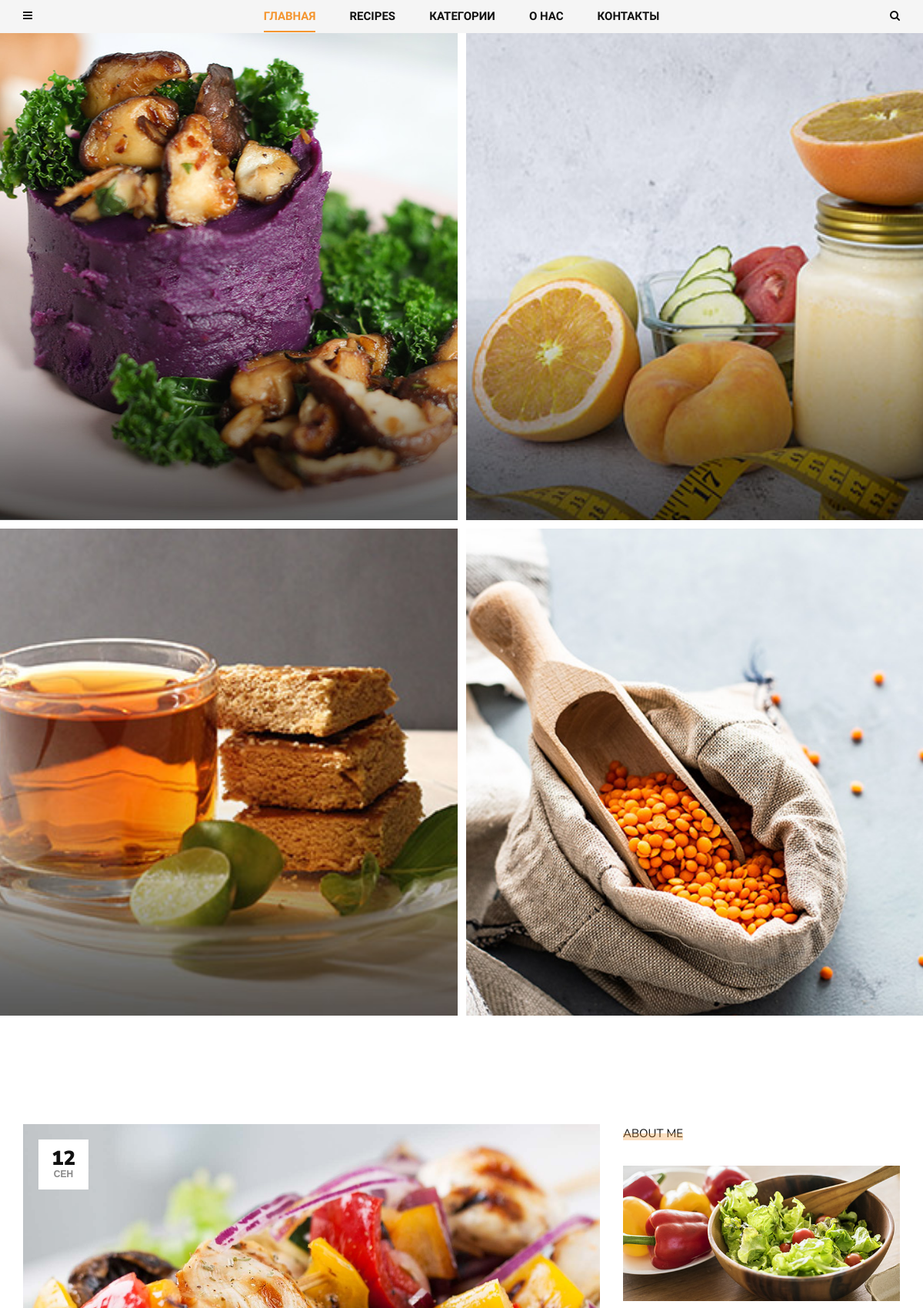
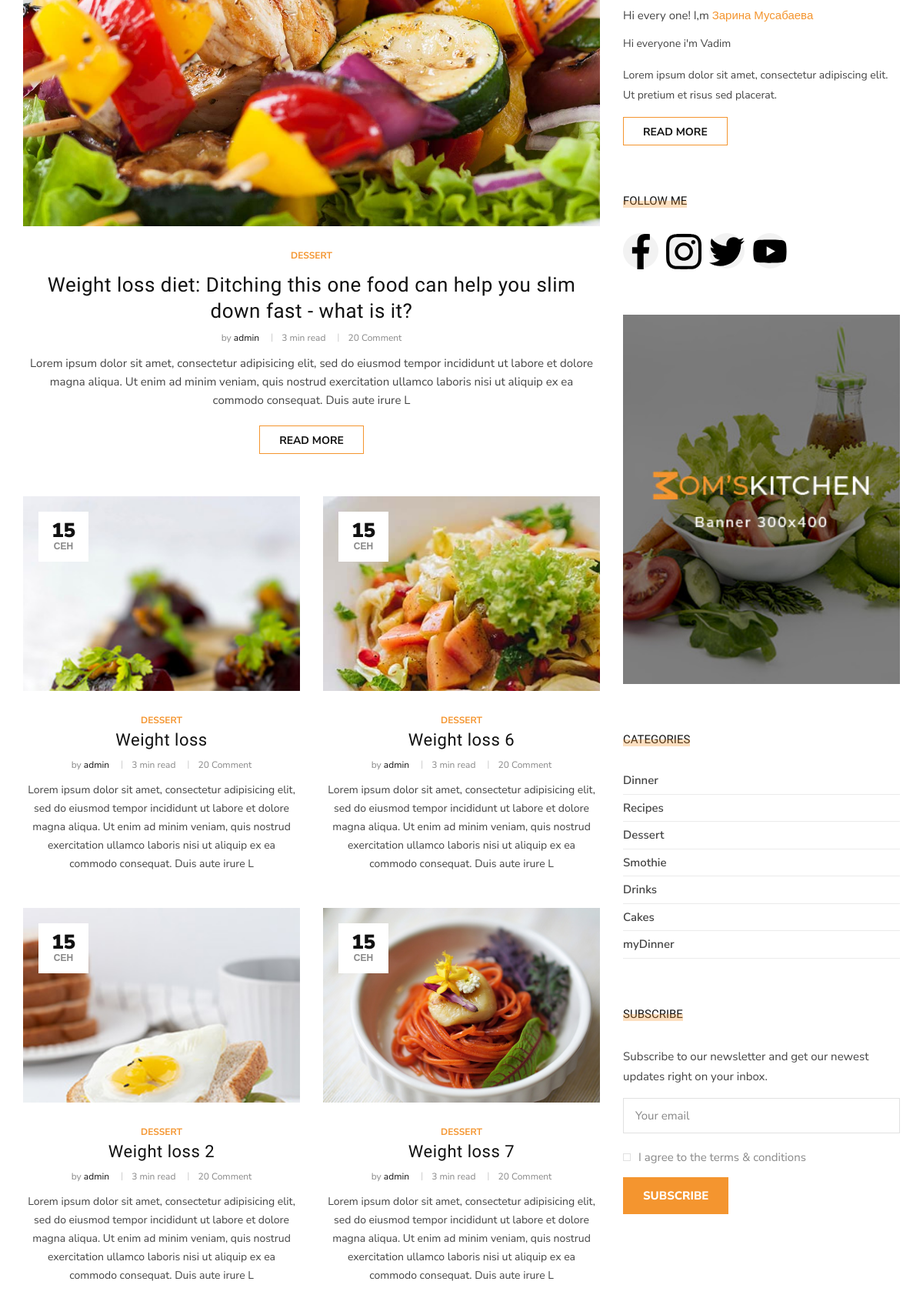
The page / (upper part) on the database its author committed (2 pictures, top to bottom).
### gallery/models.py (models this page shows, shortened)
class Photo(models.Model):
    name = models.CharField(max_length=250)
    """ класс модели галереи"""
    image = models.ImageField(upload_to='gallery')
    captions = models.TextField(blank=True)
    create_date = models.DateTimeField(auto_now_add=True)
    slug = models.SlugField(max_length=255)
    class Meta:
        ordering = ['name']

### blog/models.py (models this page shows, shortened)
class Post(models.Model):
    author = models.ForeignKey(User, related_name='posts', on_delete=models.CASCADE)
    title = models.CharField(max_length=200)
    image = models.ImageField(upload_to='articles/')
    text = models.TextField()
    category = models.ForeignKey(Category,
                                 related_name='post',
                                 on_delete=models.SET_NULL,
                                 null=True)
    tags = models.ManyToManyField(Tag, related_name="post")
    create_at = models.DateTimeField(auto_now_add=True)
    slug = models.SlugField(max_length=200, default='', unique=True)
    def get_absolute_url(self):
        return reverse("post_single", kwargs={"slug": self.category.slug, "post_slug":self.slug})

class Category(MPTTModel):
    name = models.CharField(max_length=100)
    slug = models.SlugField(max_length=100)
    parent = TreeForeignKey('self',
                            related_name='children',
                            on_delete=models.SET_NULL,
                            null=True,
                            blank=True)
    def __str__(self):
        return self.name
    class MPTTMeta:
        order_insertion_by = ['name']

### contact/models.py (models this page shows, shortened)
class About(models.Model):
    name = models.CharField(max_length=50, default='')
    text = RichTextField()
    mini_text = RichTextField()
    def get_first_image(self):
        item = self.about_images.first()
        return item.image.url

class ImageAbout(models.Model):
    image = models.ImageField(upload_to="about/")
    page = models.ForeignKey(About, on_delete=models.CASCADE, related_name="about_images")
    alt = models.CharField(max_length=100)

class Social(models.Model):
    icon = models.FileField(upload_to='icons/')
    name = models.CharField(max_length=200)
    link = models.URLField()

### blog/views.py (the view)
# urls.py: path('', views.HomeView.as_view(), name="home"),
class HomeView(ListView):
    model = Post
    paginate_by = 9
    template_name = 'blog/home.html'

### blog/templatetags/menu_tags.py (called while the page is built)
def get_all_categories():
    return Category.objects.all()

@register.simple_tag()
def get_list_category():
    return get_all_categories()

@register.inclusion_tag('blog/include/tags/top_menu.html')
def get_categories():
    category = get_all_categories()
    return {"list_category": category}

@register.inclusion_tag('blog/include/tags/recipe_tags.html')
def get_last_posts():
    posts = Post.objects.select_related("category").order_by("-id")[:5]
    return {"list_last_post": posts}

### contact/templatetags/social_tags.py (called while the page is built)
@register.simple_tag()
def get_social_links():
    return Social.objects.all()

@register.simple_tag()
def get_about():
    return About.objects.last()

### gallery/templatetags/gallery_tags.py (called while the page is built)
@register.inclusion_tag('blog/include/tags/gallery_tag.html')
def get_gallery():
    photos = Photo.objects.order_by()[:5]
    return {"photos": photos}

### templates/blog/home.html (shortened to what this page needs)
{% extends 'base.html'%}
{% load gallery_tags %}
{% block content %}
    {% get_gallery %}
    <section class="categories spad">
        <div class="categories__post">
            <div class="container">
                <div class="row">
                    <div class="col-lg-8 col-md-8">
                        {% for post in post_list %}
                            {% if forloop.first %}
                            <div class="categories__post__item categories__post__item--large">
                            <div class="categories__post__item__pic set-bg"
                                data-setbg="{{ post.image.url }}">
                                <div class="post__meta">
                                    <h4>{{ post.create_at|date:"d" }}</h4>
                                    <span>{{ post.create_at|date:"M" }}</span>
                                </div>
                            </div>
                            <div class="categories__post__item__text">
                                <ul class="post__label--large">
                                    <li>{{ post.category }}</li>
                                </ul>
                                <h3><a href="{{ post.get_absolute_url }}">{{ post.title }}</a></h3>
                                <ul class="post__widget">
                                    <li>by <span>{{ post.author }}</span></li>
                                    <li>3 min read</li>
                                    <li>20 Comment</li>
                                </ul>
                                <p>{{ post.text|slice:"250" }}</p>
                                <a href="{{ post.get_absolute_url }}" class="primary-btn">Read more</a>
                            </div>
                        </div>
                            <div class="row">
                            {% endif %}
                        {% endfor %}
                            <div class="col-lg-6 col-md-6 col-sm-6">
                            {% for post in post_list %}
                                {% if forloop.counter <= 5 and forloop.counter > 1 %}
                                 <div class="categories__post__item">
                                    <div class="categories__post__item__pic small__item set-bg"
                                        data-setbg="{{ post.image.url }}">
                                        <div class="post__meta">
                                            <h4>{{ post.create_at|date:"d" }}</h4>
                                            <span>{{ post.create_at|date:"M" }}</span>
                                        </div>
                                    </div>
                                    <div class="categories__post__item__text">
                                        <span class="post__label">{{ post.category }}</span>
                                        <h3><a href="{{ post.get_absolute_url }}">{{ post.title }}</a></h3>
                                        <ul class="post__widget">
                                            <li>by <span>{{ post.author }}</span></li>
                                            <li>3 min read</li>
                                            <li>20 Comment</li>
                                        </ul>
                                        <p>{{ post.text|slice:"250" }}</p>
                                    </div>
                                </div>
                                {% endif %}
                            {% endfor %}
                            </div>
                            <div class="col-lg-6 col-md-6 col-sm-6">
                             {% for post in post_list %}
                                {% if forloop.counter > 5 %}
                                 <div class="categories__post__item">
                                    <div class="categories__post__item__pic small__item set-bg"
                                        data-setbg="{{ post.image.url }}">
                                        <div class="post__meta">
                                            <h4>{{ post.create_at|date:"d" }}</h4>
                                            <span>{{ post.create_at|date:"M" }}</span>
                                        </div>
                                    </div>
                                    <div class="categories__post__item__text">
                                        <span class="post__label">{{ post.category }}</span>
                                        <h3><a href="{{ post.get_absolute_url }}">{{ post.title }}</a></h3>
                                        <ul class="post__widget">
                                            <li>by <span>{{ post.author }}</span></li>
                                            <li>3 min read</li>
                                            <li>20 Comment</li>
                                        </ul>
                                        <p>{{ post.text|slice:"250" }}</p>
                                    </div>
                                </div>
                                {% endif %}
                             {% endfor %}
                            </div>
                        </div>
                    </div>
                    {% include 'blog/include/sidebar.html' %}
                </div>
            </div>
        </div>
    </section>
{% endblock content %}

### templates/blog/include/tags/gallery_tag.html
<section class="hero">
    <div class="hero__slider owl-carousel">
        <div class="hero__item">
            <div class="container-fluid">
                <div class="row">
                    {% for photo in photos %}
                      <div class="col-lg-6 p-0">
                            <div class="hero__inside__item hero__inside__item--wide set-bg"
                                 data-setbg="{{ photo.image.url }}">
                            </div>
                      </div>
                    {% endfor %}
                </div>
            </div>
        </div>
    </div>
</section>

### templates/blog/include/sidebar.html (shortened to what this page needs)
{% load social_tags cache %}
{% cache 5000 sidebar %}
<div class="col-lg-4 col-md-4">
    <div class="sidebar__item">
        <div class="sidebar__about__item">
            <div class="sidebar__item__title">
                <h6>About me</h6>
            </div>
            {% get_about as about %}
            <img src="{{ about.get_first_image }}" alt="">
            <h6>Hi every one! I,m <span>{{ about.name }}</span></h6>
            <p>{{ about.mini_text|safe }}</p>
            <a href="{% url 'about' %}" class="primary-btn">Read more</a>
        </div>
        <div class="sidebar__follow__item">
            <div class="sidebar__item__title">
                <h6>Follow me</h6>
            </div>
            {% get_social_links as social_links %}
            <div class="sidebar__item__follow__links">
              {% for item in social_links %}
                 <a href="{{ item.link }}"><img src="{{ item.icon.url }}"></a>
              {% endfor %}
            </div>
        </div>
        <div class="sidebar__item__banner">
            <img src="/static/img/sidebar/banner.jpg" alt="">
        </div>
        <div class="sidebar__item__categories">
            <div class="sidebar__item__title">
                <h6>Categories</h6>
            </div>
            {% include 'blog/include/tags/sidebar_category.html' %}
        </div>
        <div class="sidebar__subscribe__item">
            <div class="sidebar__item__title">
                <h6>Subscribe</h6>
            </div>
            <p>Subscribe to our newsletter and get our newest updates right on your inbox.</p>
            <form action="#">
                <input type="text" class="email-input" placeholder="Your email">
                <label for="s-agree-check">
                    I agree to the terms & conditions
                    <span class="checkmark"></span>
                </label>
                <button type="submit" class="site-btn">Subscribe</button>
            </form>
        </div>
    </div>
</div>
{% endcache %}

### templates/blog/include/tags/sidebar_category.html
{% load menu_tags %}
<ul>
    {% get_list_category as list_category %}
    {% for node in list_category %}
        <li><a href="{% url 'post_list' node.slug %}">{{ node.name }}</a></li>
    {% endfor %}
</ul>

### rows shown on the page
Photo: shows a picture
Photo: shows a picture
Photo: shows a picture
Photo: shows a picture
Post: create_at "12", create_at "СЕН", category "DESSERT", title "Weight loss diet: Ditching this one food can help you slim down fast - what is it?", author "admin", text "Lorem ipsum dolor sit amet, consectetur adipisicing elit, sed do eiusmod tempor incididunt ut labore et dolore magna aliqua. Ut enim ad minim veniam, quis nostrud exercitation ullamco laboris nisi ut aliquip ex ea commodo consequat. Duis aute irure L"
Post: shows a picture, create_at "15", create_at "СЕН", category "DESSERT", title "Weight loss", author "admin", text "Lorem ipsum dolor sit amet, consectetur adipisicing elit, sed do eiusmod tempor incididunt ut labore et dolore magna aliqua. Ut enim ad minim veniam, quis nostrud exercitation ullamco laboris nisi ut aliquip ex ea commodo consequat. Duis aute irure L"
Post: shows a picture, create_at "15", create_at "СЕН", category "DESSERT", title "Weight loss 2", author "admin", text "Lorem ipsum dolor sit amet, consectetur adipisicing elit, sed do eiusmod tempor incididunt ut labore et dolore magna aliqua. Ut enim ad minim veniam, quis nostrud exercitation ullamco laboris nisi ut aliquip ex ea commodo consequat. Duis aute irure L"
Post: shows a picture, create_at "15", create_at "СЕН", category "DESSERT", title "Weight loss 6", author "admin", text "Lorem ipsum dolor sit amet, consectetur adipisicing elit, sed do eiusmod tempor incididunt ut labore et dolore magna aliqua. Ut enim ad minim veniam, quis nostrud exercitation ullamco laboris nisi ut aliquip ex ea commodo consequat. Duis aute irure L"
Post: shows a picture, create_at "15", create_at "СЕН", category "DESSERT", title "Weight loss 7", author "admin", text "Lorem ipsum dolor sit amet, consectetur adipisicing elit, sed do eiusmod tempor incididunt ut labore et dolore magna aliqua. Ut enim ad minim veniam, quis nostrud exercitation ullamco laboris nisi ut aliquip ex ea commodo consequat. Duis aute irure L"
About: get_first_image (picture), name "Зарина Мусабаева", mini_text "Hi everyone i'm Vadim Lorem ipsum dolor sit amet, consectetur adipiscing elit. Ut pretium et risus sed placerat."
Social: icon (picture)
Social: icon (picture)
Social: icon (picture)
Social: icon (picture)
Category: name "Dinner"
Category: name "Recipes"
Category: name "Dessert"
Category: name "Smothie"
Category: name "Drinks"
Category: name "Cakes"
Category: name "myDinner"
